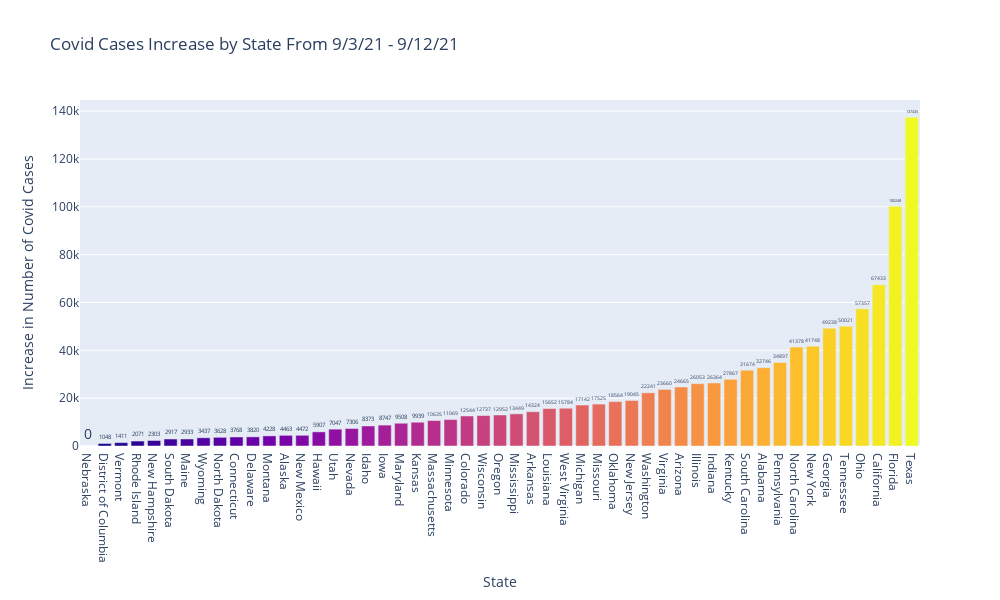

Source (notebook cell):
### Markdown cell above
<!-- END QUESTION -->

<!-- BEGIN QUESTION -->

### Question 2c

Create a visualization that shows states' increases in the number of COVID-19 cases per capita from September 3rd to September 12th, sorted from least to greatest increases. 

<!--
BEGIN QUESTION
name: q2c
points: 3
manual: True
-->

### Code cell
states_left = county_data[["9/3/21", "STNAME"]].groupby("STNAME").sum()
states_right = county_data[["9/12/21", "STNAME"]].groupby("STNAME").sum()

differences = states_right["9/12/21"] - states_left["9/3/21"]

states_cases = states_left.join(states_right)
states_cases["State Increase"] = differences
states_cases = states_cases.sort_values("State Increase")
states_cases.head()


# by_class = highest_median

state_x = states_cases.index
state_y = states_cases["State Increase"]
# state_names = highest_median["STNAME"]
fig = go.FigureWidget(data=[go.Bar(x=state_x, 
                                   y=state_y,
                                   marker={'color': np.arange(len(state_x)),'colorscale': "plasma"}, 
                                   text = state_y
                                   
                                   )]) 


fig.update_traces(textposition='outside', textfont_size=14)

fig.update_layout(height=600, width=1000, yaxis_title = "Increase in Number of Covid Cases", xaxis_title = " State")

fig.layout.title = "Covid Cases Increase by State From 9/3/21 - 9/12/21"
fig.show()

### Figure 1 — Plotly figure (JSON) as saved in the notebook; plotly's stock layout.template omitted (floating-point values rounded to 4 significant figures)
{"data": [{"marker": {"color": [0, 1, 2, 3, 4, 5, 6, 7, 8, 9, 10, 11, 12, 13, 14, 15, 16, 17, 18, 19, 20, 21, 22, 23, 24, 25, 26, 27, 28, 29, 30, 31, 32, 33, 34, 35, 36, 37, 38, 39, 40, 41, 42, 43, 44, 45, 46, 47, 48, 49, 50], "colorscale": [[0, "#0d0887"], [0.1111, "#46039f"], [0.2222, "#7201a8"], [0.3333, "#9c179e"], [0.4444, "#bd3786"], [0.5556, "#d8576b"], [0.6667, "#ed7953"], [0.7778, "#fb9f3a"], [0.8889, "#fdca26"], [1, "#f0f921"]]}, "text": [0, 1048, 1411, 2071, 2303, 2917, 2933, 3437, 3628, 3768, 3820, 4228, 4463, 4472, 5907, 7047, 7306, 8373, 8747, 9508, 9939, 10635, 11069, 12544, 12737, 12952, 13449, 14324, 15652, 15784, 17142, 17525, 18564, 19045, 22241, 23660, 24665, 26053, 26364, 27867, 31674, 32746, 34897, 41378, 41748, 49238, 50021, 57357, 67433, 100248, 137435], "textfont": {"size": 14}, "textposition": "outside", "type": "bar", "uid": "408853e0-d4f7-4b29-a156-9d4af546ef3c", "x": ["Nebraska", "District of Columbia", "Vermont", "Rhode Island", "New Hampshire", "South Dakota", "Maine", "Wyoming", "North Dakota", "Connecticut", "Delaware", "Montana", "Alaska", "New Mexico", "Hawaii", "Utah", "Nevada", "Idaho", "Iowa", "Maryland", "Kansas", "Massachusetts", "Minnesota", "Colorado", "Wisconsin", "Oregon", "Mississippi", "Arkansas", "Louisiana", "West Virginia", "Michigan", "Missouri", "Oklahoma", "New Jersey", "Washington", "Virginia", "Arizona", "Illinois", "Indiana", "Kentucky", "South Carolina", "Alabama", "Pennsylvania", "North Carolina", "New York", "Georgia", "Tennessee", "Ohio", "California", "Florida", "Texas"], "y": [0, 1048, 1411, 2071, 2303, 2917, 2933, 3437, 3628, 3768, 3820, 4228, 4463, 4472, 5907, 7047, 7306, 8373, 8747, 9508, 9939, 10635, 11069, 12544, 12737, 12952, 13449, 14324, 15652, 15784, 17142, 17525, 18564, 19045, 22241, 23660, 24665, 26053, 26364, 27867, 31674, 32746, 34897, 41378, 41748, 49238, 50021, 57357, 67433, 100248, 137435]}], "layout": {"height": 600, "title": {"text": "Covid Cases Increase by State From 9/3/21 - 9/12/21"}, "width": 1000, "xaxis": {"title": {"text": " State"}}, "yaxis": {"title": {"text": "Increase in Number of Covid Cases"}}}}
